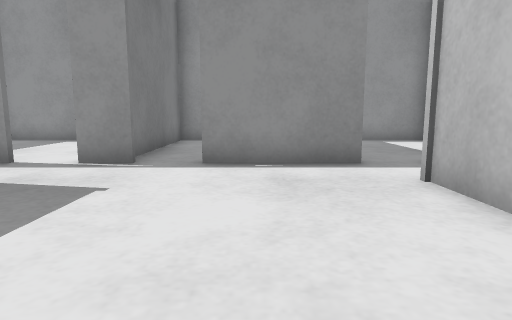
View 1 (above)

16 first-person views from a walk through a Gazebo world. The camera is 0.5 m above the floor, tilts 8° down and sees 75° across. The floor is counted in squares, 0.5 m on a side. Each view is taken from the middle of a square. On the plan, view 1 faces up. The plan holds only what a view shows up to about 12 squares ahead; the rest is blank.

View 2
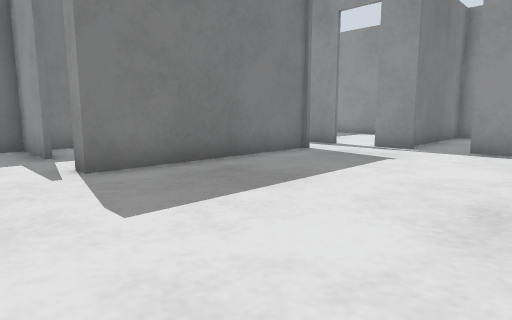

View 3
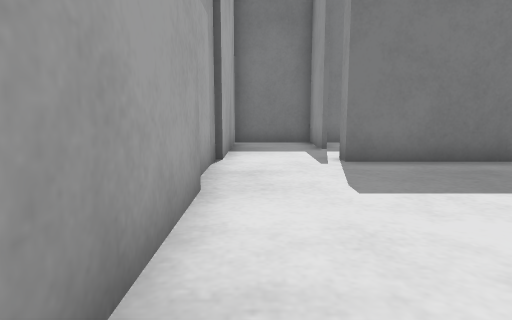

View 4
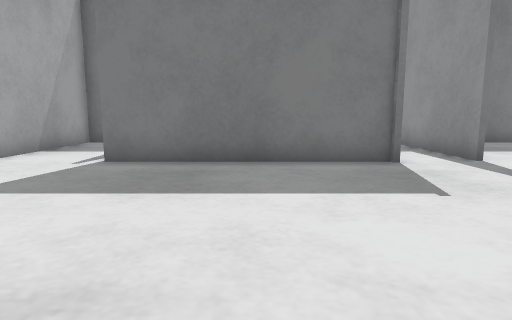

View 5
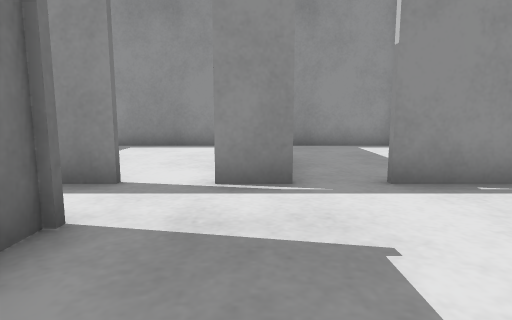

View 6
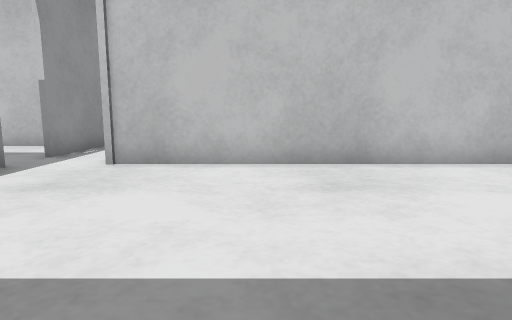

View 7
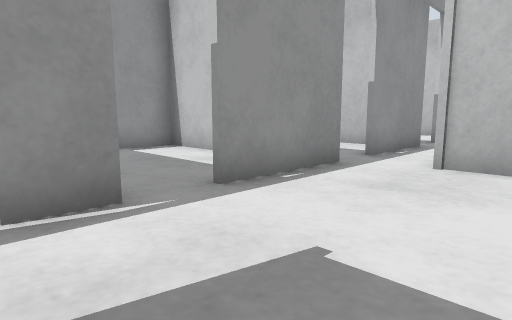

View 8
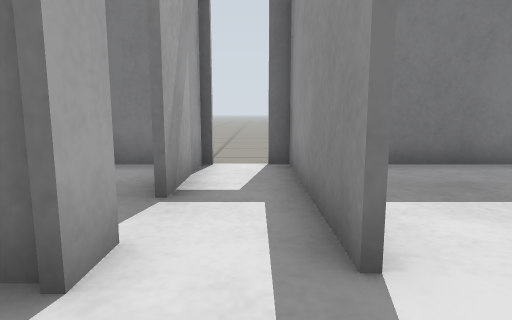

View 9
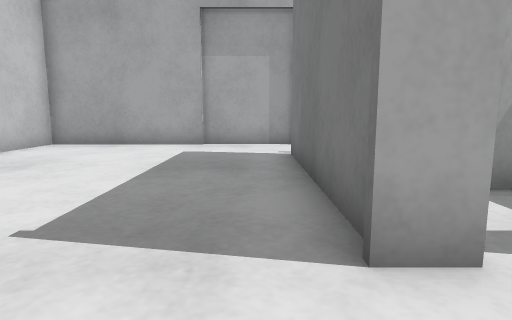

View 10
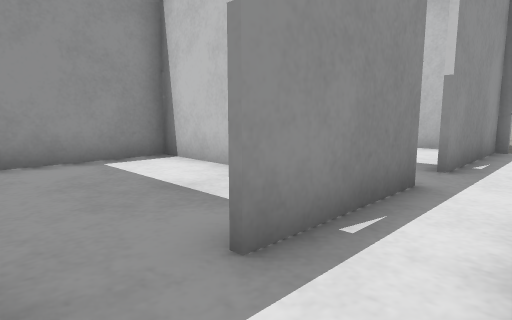

View 11
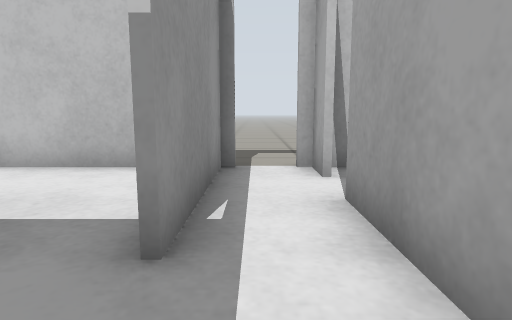

View 12
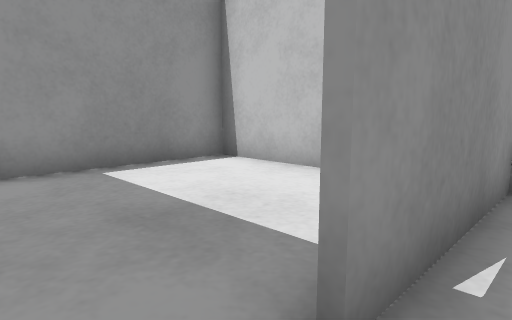

View 13
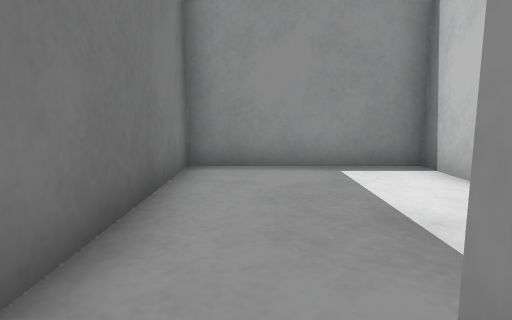

View 14
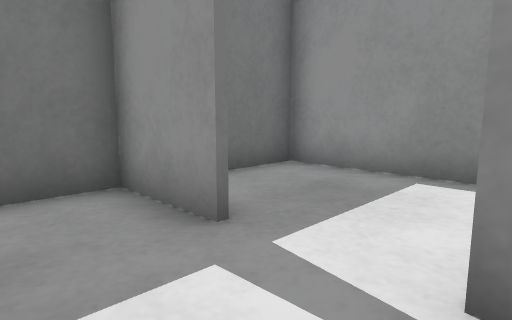

View 15
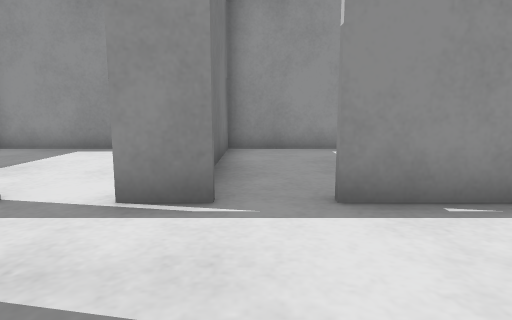

View 16
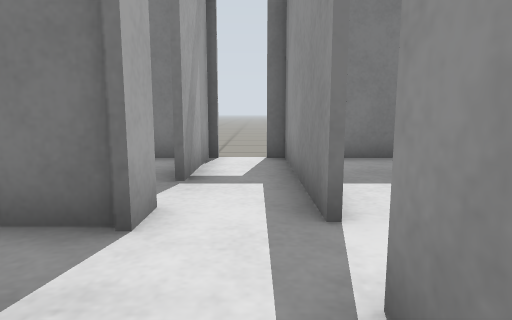

### Floor plan
Points are (right, up) in squares from view 1. A wall is a line through its corners. A room is listed if a view was taken in it or the views show most of it. See-through windows are left out.
Room 1 (views 1, 2, 3, 4, 5, 6, 7, 8, 9, 10, 15, 16)
walls: (-2.4, 6.7) (-3.6, 6.7); (-5.5, 4.9) (-4.9, 4.9) (-4.9, -1.1); (2.2, 6.7) (-1.1, 6.7); (-2.4, -3.7) (2.6, -3.7) (2.6, 5); (-5.2, -3.9) (-2.2, -3.9)
ways out: opening at (3, 6) to room 2; opening at (-5, -2.5) to room 3; opening at (-4, 7) to room 4; opening at (-2, 7) to room 6; opening at (-5, 5.5) to room 8
Room 2 (views 11, 12, 13)
walls: (6.9, 6.7) (3.5, 6.7); (7.2, 4.9) (9.9, 4.9); (11.1, 4.9) (12.2, 4.9); (12.2, 6.7) (8.1, 6.7)
ways out: opening at (3, 6) to room 1; gap at (8, 7) to room 5; opening at (3, 7) to room 7
Room 3 (view 14)
walls: (-7.2, -1.1) (-9.5, -1.1); (-4.9, -1.1) (-5.4, -1.1); (-6, 2.5) (-9.5, 2.5) (-9.5, -3.7) (-5.1, -3.7)
ways out: opening at (-5, -2.5) to room 1
Room 4 (no view inside)
walls: (-9.5, 11) (-9.5, 6.2); (-3, 12.3) (-9.2, 12.3)
ways out: opening at (-4, 7) to room 1
Room 5 (no view inside)
walls: (12.1, 7.9) (12.1, 12.3) (7.8, 12.3)
ways out: gap at (8, 7) to room 2
Room 6 (no view inside)
walls: (1.6, 10.1) (1.6, 12.4); (-2.8, 12.4) (-2.8, 7.5); (2, 12.3) (-3, 12.3)
ways out: opening at (-2, 7) to room 1
Room 7 (no view inside)
walls: (6.2, 8) (6.2, 12.3) (2, 12.3); (1.7, 12.4) (1.7, 7.5)
ways out: opening at (3, 7) to room 2
Room 8 (no view inside)
walls: (-9.5, 4.9) (-6.9, 4.9); (-9.5, 5.2) (-9.5, 3.1); (-4.9, 6.7) (-9.5, 6.7)
ways out: opening at (-5, 5.5) to room 1

Where each view was taken, in squares from view 1:
view 1: 0 up, 0 right, facing up
view 2: 3 down, 1 right, facing up-left
view 3: 3 down, 2 right, facing left
view 4: 2 up, 2 right, facing left
view 5: 2 up, 3 left, facing up
view 6: 2 up, 4 left, facing right
view 7: 3 up, 4 left, facing up-right
view 8: 6 up, 3 left, facing left
view 9: 7 up, 4 left, facing down
view 10: 5 up, 2 right, facing up-right
view 11: 6 up, 6 right, facing right
view 12: 6 up, 7 right, facing up-right
view 13: 6 up, 3 right, facing up
view 14: 3 down, 5 left, facing up-left
view 15: 3 up, 2 left, facing up
view 16: 6 up, 2 left, facing left
